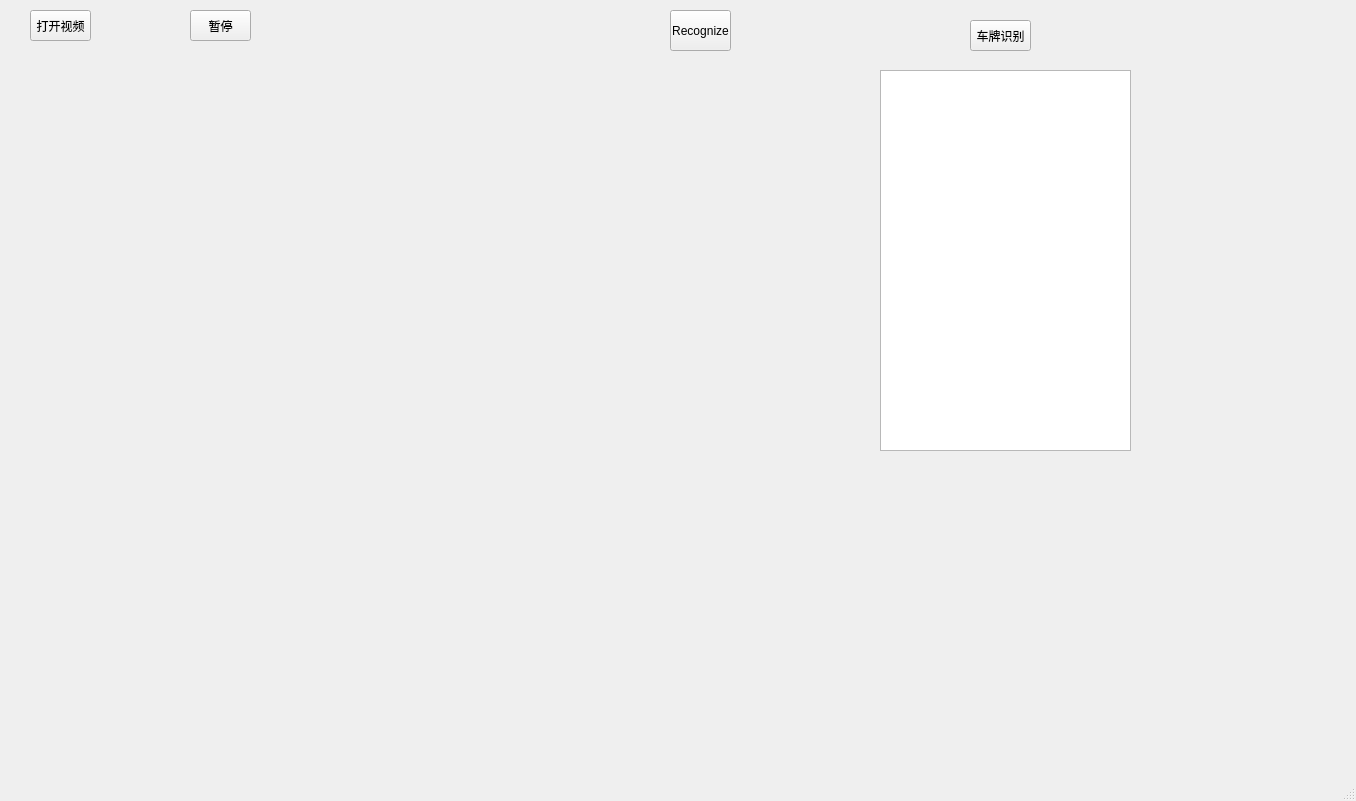
<?xml version="1.0" encoding="UTF-8"?>
<ui version="4.0">
 <class>MainWindow</class>
 <widget class="QMainWindow" name="MainWindow">
  <property name="geometry">
   <rect>
    <x>0</x>
    <y>0</y>
    <width>1356</width>
    <height>801</height>
   </rect>
  </property>
  <property name="windowTitle">
   <string>MainWindow</string>
  </property>
  <widget class="QWidget" name="centralwidget">
   <widget class="QPushButton" name="bt1">
    <property name="geometry">
     <rect>
      <x>30</x>
      <y>10</y>
      <width>61</width>
      <height>31</height>
     </rect>
    </property>
    <property name="text">
     <string>打开视频</string>
    </property>
   </widget>
   <widget class="QPushButton" name="bt2">
    <property name="geometry">
     <rect>
      <x>190</x>
      <y>10</y>
      <width>61</width>
      <height>31</height>
     </rect>
    </property>
    <property name="text">
     <string>暂停</string>
    </property>
   </widget>
   <widget class="QWidget" name="formLayoutWidget">
    <property name="geometry">
     <rect>
      <x>10</x>
      <y>60</y>
      <width>851</width>
      <height>691</height>
     </rect>
    </property>
    <layout class="QFormLayout" name="formLayout">
     <item row="0" column="0" colspan="2">
      <widget class="QLabel" name="label">
       <property name="text">
        <string/>
       </property>
      </widget>
     </item>
    </layout>
   </widget>
   <widget class="QTableView" name="tableView">
    <property name="geometry">
     <rect>
      <x>880</x>
      <y>70</y>
      <width>251</width>
      <height>381</height>
     </rect>
    </property>
   </widget>
   <widget class="QPushButton" name="bt_recognize">
    <property name="geometry">
     <rect>
      <x>970</x>
      <y>20</y>
      <width>61</width>
      <height>31</height>
     </rect>
    </property>
    <property name="text">
     <string>车牌识别</string>
    </property>
   </widget>
   <widget class="QPushButton" name="one_recognize">
    <property name="geometry">
     <rect>
      <x>670</x>
      <y>10</y>
      <width>61</width>
      <height>41</height>
     </rect>
    </property>
    <property name="text">
     <string>Recognize</string>
    </property>
   </widget>
  </widget>
  <widget class="QMenuBar" name="menubar">
   <property name="geometry">
    <rect>
     <x>0</x>
     <y>0</y>
     <width>1356</width>
     <height>23</height>
    </rect>
   </property>
  </widget>
  <widget class="QStatusBar" name="statusbar"/>
 </widget>
 <tabstops>
  <tabstop>bt1</tabstop>
  <tabstop>bt2</tabstop>
 </tabstops>
 <resources/>
 <connections/>
</ui>
